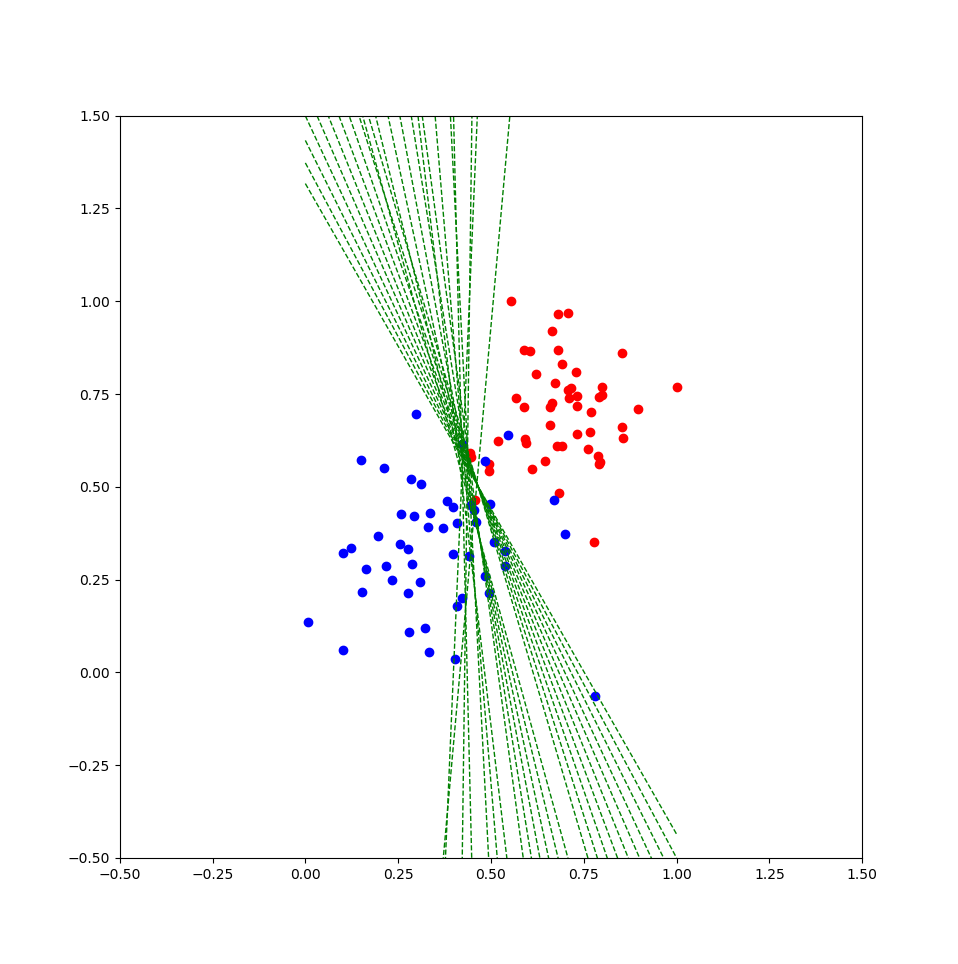

Python code for this plot:
import os
import sys
import getopt
import matplotlib.pyplot as plt
import pandas as pd
import numpy as np
import http.server
import socketserver
import threading
import signal


class Perceptron:
    def __init__(self, cvsFile, seed=42, targetIMGPath='.'):
        self.seed = seed
        self.learn_rate = 0.01
        self.num_epochs = 25
        self.targetIMGPath = targetIMGPath

        data = pd.read_csv(cvsFile, encoding='utf-8')
        self.redPoints = pd.DataFrame()
        self.bluePoints = pd.DataFrame()
        self.X = data.drop('class', axis=1)
        self.y = data['class']

        for index, row in data.iterrows() :
            if(row['class'] == 1.0) :
                self.bluePoints = self.bluePoints.append(data.iloc[index])
            else :
                self.redPoints  = self.redPoints.append(data.iloc[index])

        # Setting the random seed, feel free to change it and see different solutions.
        np.random.seed(seed)


    def graph(self, lines) :
        plt.scatter(self.redPoints['x'], self.redPoints['y'], color='red')
        plt.scatter(self.bluePoints['x'], self.bluePoints['y'], color='blue')
        plt.axis([-0.5, 1.5, -0.5, 1.5])

        for i in range(len(lines)) :
            plt.plot([lines[i][1][0], lines[i][0][0]+lines[i][1][0]], 'g--', linewidth=1)

        plt.xticks()
        plt.yticks()

        #plt.show()
        plt.savefig(self.targetIMGPath + '/perceptron_graph.png')


    def stepFunction(self, t):
        if t >= 0:
            return 1
        return 0


    def prediction(self, X, W, b) :
        return self.stepFunction((np.matmul(X,W)+b)[0])


    def perceptronStep(self, X, y, W, b, learn_rate = 0.01) :
        for i in range(len(X)):
            y_hat = self.prediction(X.iloc[i],W,b)
            if (y[i]-y_hat == 1) : 
                    W[0] = W[0] + (X.iloc[i].T[0]*learn_rate)
                    W[1] = W[1] + (X.iloc[i].T[1]*learn_rate)
                    b += learn_rate
            elif (y[i]-y_hat == -1) :
                    W[0] = W[0] - (X.iloc[i].T[0]*learn_rate)
                    W[1] = W[1] - (X.iloc[i].T[1]*learn_rate)
                    b -= learn_rate
        return W, b


    def trainPerceptronAlgorithm(self, learn_rate = None, num_epochs = None):
        if learn_rate is None:
            learn_rate = self.learn_rate
        if num_epochs is None:
            num_epochs = self.num_epochs
        X = self.X
        y = self.y
        W = np.array(np.random.rand(2,1))
        b = np.random.rand(1)[0] + max(X.T[0])

        # These are the solution lines that get plotted below.
        boundary_lines = []
        for i in range(num_epochs) :
            # In each epoch, we apply the perceptron step.
            W, b = self.perceptronStep(X, y, W, b, learn_rate)
            boundary_lines.append((-W[0]/W[1], -b/W[1]))
            # remove 'Unsued variable 'i' warning
            i=i

        self.graph(boundary_lines)
        return


def signal_handler(sig, frame):
    ''' Signal handler to catch Ctrl-l signal from
        keyboard. Does nothing but to stop the main
        thread flow until this signal is catched. '''
    print("Catched signal Ctrl-l.")
    print("Good bye.")


def runServer(serv_port, server):
    ''' Calls the 'serve_forever' method of the server
        given as parameter. Intention here is to run 
        the server in a different thread than the main
        thread. '''
    print("serving at port: ", serv_port)
    print("Press Ctrl-l to stop the socket server...")
    server.serve_forever()

def main(argv):
    # by default, we take our own dataframe and parameters
    cvs_file = './data.csv'
    learn_rate = 0.01
    num_epochs = 25
    seed = 42
    # server port will be ....
    serv_port = 8080

    # check that the given inputs comply with the input
    # arguments requirements
    try:
        opts, args = getopt.getopt(argv, "i:l:e:s:p:",
                        ["input-data=","learning-rate=","num-epochs=","seed=", "tcp-server-port="])
                        
    except getopt.GetoptError:
        print("Incorrect ussage of arguments.")
        print("Correct ussage is:")
        print("     perceptron.py [-i <input_cvsfile>][-l <float learning rate>][-e <int number of epochs][-s <int seed>][-p <int port tcp server]")
        print("You can also substitute the flags as follows:")
        print("     --input-data        vs. -i")
        print("     --learning-rate     vs. -l")
        print("     --num-epochs        vs. -e")
        print("     --seed              vs. -s")
        print("     --tcp-server-port   vs. -p")
        sys.exit(2)

    # process the -possible- given arguments
    for opt, arg in opts:
        if opt in ("-i", "--input-data"):
            cvs_file = arg
            if not cvs_file.endswith('.csv'):
                print("Input file must be a csv file with three columns (i.e. x, y, class). Ej.")
                print("x,y,class")
                print("0.78051,-0.063669,1")
                print("0.28774,0.29139,1")
                print("0.40714,0.17878,1")
                print("......")
                sys.exit(2)
        elif opt in ("-l", "--learning-rate"):
            learn_rate = float(arg)
        elif opt in ("-e", "--num-epochs"):
            num_epochs = int(arg)
        elif opt in ("-s", "--seed"):
            seed = int(arg)
        elif opt in ("-p", "--tcp-server-port"):
            serv_port = int(arg)
    # remove warning "Unsued variable 'args'"
    args=args

    # instantiate from the Perceptron class and train it -
    # (according to the given mandatory parameters)
    perceptron = Perceptron(cvs_file, seed=seed, targetIMGPath='www')
    perceptron.trainPerceptronAlgorithm(learn_rate, num_epochs)

    # change to the www directory to start the server from there
    # (i.e. to serve that directory only)
    web_dir = os.path.join(os.path.dirname(__file__), 'www')
    os.chdir(web_dir)

    handler = http.server.SimpleHTTPRequestHandler
    server = socketserver.TCPServer(("", serv_port),handler)

    runningServer_thread = threading.Thread(
        name="RunningServer_thr", target=runServer, args=(serv_port,server,), daemon=False
    )
    runningServer_thread.start()

    signal.signal(signal.SIGINT, signal_handler)
    signal.pause()
    server.shutdown()


if __name__=="__main__":
    main(sys.argv[1:])